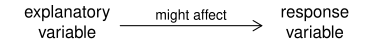

Write the R code that produced this figure.

pdf("expResp.pdf", 3.82, 0.44)
par(mar = rep(0, 4))
plot(0:1, 0:1, type = 'n', axes = FALSE)
arrows(0.3, 0.4, 0.7, 0.4, length = 0.1)
text(0.5, 0.3, 'might affect', pos = 3, cex = 0.8)
text(0.15, 0.5, 'explanatory\nvariable')
text(0.85, 0.5, 'response\nvariable')
dev.off()
